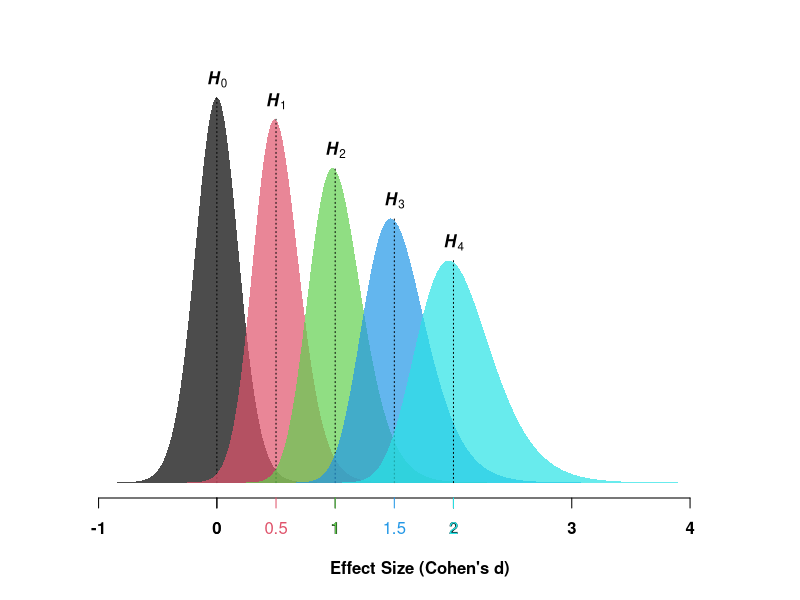

This figure's R source:
alt.hyp = function(N, d){
  
options(warn = -1) ; d = sort(d)
df = N - 1  ;  d.SE = 1/sqrt(N)  ;  ncp.min = min(d)*sqrt(N)  ;  ncp.max = max(d)*sqrt(N)
  
min.d = d.SE*qt(1e-5, df, ncp.min)  ;  max.d = d.SE*qt(0.99999, df, ncp.max)  
  
for(i in 1:length(d)){      
H = curve(dt(x*sqrt(N), df, d[i]*sqrt(N))*sqrt(N), min.d, max.d, n = 1e3, xlab = "Effect Size (Cohen's d)", 
          ylab = NA, ty = "n", add = i!= 1, bty = "n", yaxt = "n", font = 2, font.lab = 2)
      
polygon(H, col = adjustcolor(i, .7), border = NA)
text(d[i], max(H$y), bquote(bolditalic(H[.(i-1)])), pos = 3, xpd = TRUE)
axis(1, at = d[i], col = i, col.axis = i)
segments(d[i], 0, d[i], max(H$y), lty = 3)
   }
}
# Example of use:
alt.hyp(N = 30, d = seq(0, 2, .5))
